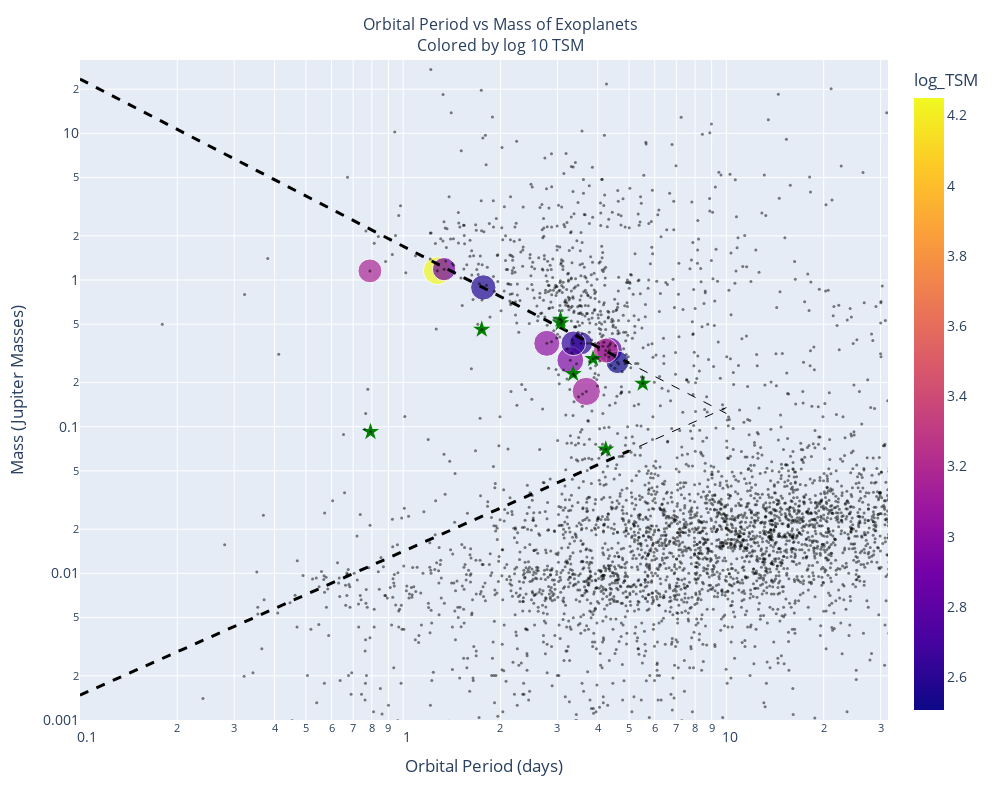

Here is the notebook cell this chart was saved with:
### Code cell
# Create the interactive plot
# Calculate the size array for the markers
default_size = 16  # Default size for null values
size_array = 17 - filtered_df['sy_vmag'].fillna(default_size)
# Convert all values below 1 to 1
size_array = np.where(size_array < 1, 1, size_array)

# Your scatter plot using log-transformed 'TSM' for coloring
#fig = px.scatter(df, x='pl_orbper', y='pl_bmassj', hover_data=['pl_name'])
fig = px.scatter(filtered_df, x='pl_orbper', y='pl_bmassj', color='log_TSM', hover_data=['pl_name'], size=size_array)
fig.update_xaxes(type='log', range=[np.log10(10**-1), np.log10(10**1.5)])  # Logarithmic range for x
fig.update_yaxes(type='log', range=[np.log10(10**-3), np.log10(10**1.5)])  # Logarithmic range for y


# Your lines data on linear scale
x = np.linspace(10**-1, 5, 100)  # Corresponding to original np.linspace(-1, np.log10(5))
x2 = np.linspace(10**-1, 10, 100)  # Corresponding to original np.linspace(-1, np.log10(10))
# Mazeh, T., Holczer, T., & Faigler, S. (2016). 
# Dearth of short-period Neptunian exoplanets - a desert in period-mass and period-radius planes. 
# Astronomy & Astrophysics, 589, A75. https://dx.doi.org/10.1051/0004-6361/201528065
# Calculate y-values based on x-values
y1 = x**(-1.14) * 10**0.23
y2 = x2**(-1.14) * 10**0.23
y3 = x**(0.98) * 10**(-1.85)
y4 = x2**(0.98) * 10**(-1.85)


# Add lines to the existing figure
import plotly.graph_objects as go
fig.add_trace(go.Scatter(x=x, y=y1, mode='lines', line=dict(color='black', dash='dash', width=3), showlegend=False))
fig.add_trace(go.Scatter(x=x2, y=y2, mode='lines', line=dict(color='black', dash='dash', width=1), showlegend=False))
fig.add_trace(go.Scatter(x=x, y=y3, mode='lines', line=dict(color='black', dash='dash', width=3), showlegend=False))
fig.add_trace(go.Scatter(x=x2, y=y4, mode='lines', line=dict(color='black', dash='dash', width=1), showlegend=False))


# Filter the DataFrame to include only the specified names
star_names = ['WASP-69 b', 'WASP-52 b', 'HAT-P-18 b', 'WASP-80 b', 'WASP-177 b', 'HAT-P-26 b', 'NGTS-5 b', 'LTT 9779 b']
star_df = df[df['pl_name'].isin(star_names)]

# Add a scatter trace with star markers for these points
fig.add_trace(go.Scatter(
    x=star_df['pl_orbper'],
    y=star_df['pl_bmassj'],
    mode='markers',
    marker=dict(
        symbol='star',  # Set marker shape as star
        size=13,        # Marker size
        color='green'     # Marker color
    ),
    customdata=np.stack((star_df['pl_name'], star_df['pl_bmassj'], star_df['pl_orbper']), axis=1),
    hovertemplate=
        "Star: %{customdata[0]}<br>" +
        "Mass: %{customdata[1]} Jupiter Masses<br>" +
        "Orbital Period: %{customdata[2]} days<br>" +
        "TSM: %{customdata[3]}",
    showlegend=False  # Remove this trace from the legend
))

# Adding black dots from the original 'df' data
fig.add_trace(
    go.Scatter(
        x=df['pl_orbper'], 
        y=df['pl_bmassj'], 
        mode='markers', 
        marker=dict(size=3,color='rgba(0, 0, 0, 0.5)'), 
        hovertemplate="Orbital Period: %{x}<br>Mass: %{y}",
        showlegend=False  # Optional: Remove this trace from the legend
    )
)



# Update layout for axis labels and title
fig.update_layout(
    xaxis_title='Orbital Period (days)',
    yaxis_title='Mass (Jupiter Masses)',
    title={
        'text': 'Orbital Period vs Mass of Exoplanets<br>Colored by log 10 TSM',
        'x': 0.5,  # Center the title
        'xanchor': 'center',
        'yanchor': 'top'
    },
    font=dict(
        size=14  # This will set the font size for both axis labels
    ),
    title_font=dict(
        size=16  # This sets the font size for the title
    ),
    width=1000,  # Width in pixels
    height=800   # Height in pixels
)

### Figure 1 — Plotly figure (JSON) as saved in the notebook; plotly's stock layout.template omitted (floating-point values rounded to 4 significant figures; data arrays with more than 128 entries replaced by an {"elided": "..."} marker saying what was removed)
{"data": [{"customdata": [["TOI-2421 b"], ["TOI-2842 b"], ["TOI-954 b"], ["WASP-121 b"], ["WASP-126 b"], ["WASP-145 A b"], ["WASP-147 b"], ["WASP-174 b"], ["WASP-19 b"], ["WASP-4 b"], ["WASP-49 b"], ["WASP-6 b"]], "hovertemplate": "pl_orbper=%{x}<br>pl_bmassj=%{y}<br>size=%{marker.size}<br>pl_name=%{customdata[0]}<br>log_TSM=%{marker.color}<extra></extra>", "legendgroup": "", "marker": {"color": [2.806, 2.598, 3.127, 4.25, 2.969, 2.577, 2.506, 3.225, 3.167, 2.882, 3.031, 2.638], "coloraxis": "coloraxis", "size": [5.581, 4.41, 6.657, 6.486, 6.006, 5.364, 4.319, 5.197, 4.752, 4.517, 5.648, 5.093], "sizemode": "area", "sizeref": 0.01664, "symbol": "circle"}, "mode": "markers", "name": "", "orientation": "v", "showlegend": false, "type": "scatter", "x": [4.347, 3.551, 3.685, 1.275, 3.289, 1.769, 4.603, 4.234, 0.7888, 1.338, 2.782, 3.361], "xaxis": "x", "y": [0.333, 0.37, 0.174, 1.157, 0.2841, 0.89, 0.275, 0.33, 1.154, 1.186, 0.37, 0.37], "yaxis": "y"}, {"line": {"color": "black", "dash": "dash", "width": 3}, "mode": "lines", "showlegend": false, "type": "scatter", "x": [0.1, 0.1495, 0.199, 0.2485, 0.298, 0.3475, 0.397, 0.4465, 0.496, 0.5455, 0.5949, 0.6444, 0.6939, 0.7434, 0.7929, 0.8424, 0.8919, 0.9414, 0.9909, 1.04, 1.09, 1.139, 1.189, 1.238, 1.288, 1.337, 1.387, 1.436, 1.486, 1.535, 1.585, 1.634, 1.684, 1.733, 1.783, 1.832, 1.882, 1.931, 1.981, 2.03, 2.08, 2.129, 2.179, 2.228, 2.278, 2.327, 2.377, 2.426, 2.476, 2.525, 2.575, 2.624, 2.674, 2.723, 2.773, 2.822, 2.872, 2.921, 2.971, 3.02, 3.07, 3.119, 3.169, 3.218, 3.268, 3.317, 3.367, 3.416, 3.466, 3.515, 3.565, 3.614, 3.664, 3.713, 3.763, 3.812, 3.862, 3.911, 3.961, 4.01, 4.06, 4.109, 4.159, 4.208, 4.258, 4.307, 4.357, 4.406, 4.456, 4.505, 4.555, 4.604, 4.654, 4.703, 4.753, 4.802, 4.852, 4.901, 4.951, 5], "y": [23.44, 14.82, 10.7, 8.305, 6.752, 5.667, 4.869, 4.258, 3.777, 3.389, 3.07, 2.802, 2.576, 2.381, 2.212, 2.065, 1.935, 1.819, 1.716, 1.623, 1.539, 1.463, 1.394, 1.331, 1.273, 1.219, 1.17, 1.124, 1.081, 1.042, 1.005, 0.97, 0.9376, 0.9071, 0.8785, 0.8515, 0.826, 0.8019, 0.7791, 0.7575, 0.737, 0.7175, 0.6989, 0.6813, 0.6644, 0.6483, 0.633, 0.6183, 0.6042, 0.5907, 0.5778, 0.5654, 0.5535, 0.542, 0.531, 0.5204, 0.5102, 0.5003, 0.4908, 0.4817, 0.4728, 0.4643, 0.456, 0.448, 0.4403, 0.4328, 0.4256, 0.4186, 0.4118, 0.4052, 0.3988, 0.3925, 0.3865, 0.3806, 0.3749, 0.3694, 0.364, 0.3587, 0.3536, 0.3487, 0.3438, 0.3391, 0.3345, 0.33, 0.3257, 0.3214, 0.3172, 0.3132, 0.3092, 0.3053, 0.3016, 0.2979, 0.2943, 0.2907, 0.2873, 0.2839, 0.2806, 0.2774, 0.2742, 0.2711]}, {"line": {"color": "black", "dash": "dash", "width": 1}, "mode": "lines", "showlegend": false, "type": "scatter", "x": [0.1, 0.2, 0.3, 0.4, 0.5, 0.6, 0.7, 0.8, 0.9, 1, 1.1, 1.2, 1.3, 1.4, 1.5, 1.6, 1.7, 1.8, 1.9, 2, 2.1, 2.2, 2.3, 2.4, 2.5, 2.6, 2.7, 2.8, 2.9, 3.0, 3.1, 3.2, 3.3, 3.4, 3.5, 3.6, 3.7, 3.8, 3.9, 4, 4.1, 4.2, 4.3, 4.4, 4.5, 4.6, 4.7, 4.8, 4.9, 5, 5.1, 5.2, 5.3, 5.4, 5.5, 5.6, 5.7, 5.8, 5.9, 6, 6.1, 6.2, 6.3, 6.4, 6.5, 6.6, 6.7, 6.8, 6.9, 7, 7.1, 7.2, 7.3, 7.4, 7.5, 7.6, 7.7, 7.8, 7.9, 8, 8.1, 8.2, 8.3, 8.4, 8.5, 8.6, 8.7, 8.8, 8.9, 9, 9.1, 9.2, 9.3, 9.4, 9.5, 9.6, 9.7, 9.8, 9.9, 10], "y": [23.44, 10.64, 6.7, 4.827, 3.743, 3.04, 2.55, 2.19, 1.915, 1.698, 1.523, 1.38, 1.259, 1.157, 1.07, 0.9938, 0.9274, 0.8689, 0.817, 0.7706, 0.7289, 0.6913, 0.6571, 0.626, 0.5975, 0.5714, 0.5473, 0.5251, 0.5045, 0.4854, 0.4676, 0.451, 0.4354, 0.4208, 0.4072, 0.3943, 0.3822, 0.3707, 0.3599, 0.3497, 0.34, 0.3307, 0.322, 0.3137, 0.3057, 0.2982, 0.2909, 0.284, 0.2774, 0.2711, 0.2651, 0.2593, 0.2537, 0.2484, 0.2432, 0.2383, 0.2335, 0.2289, 0.2245, 0.2202, 0.2161, 0.2122, 0.2083, 0.2046, 0.201, 0.1976, 0.1942, 0.191, 0.1878, 0.1848, 0.1818, 0.1789, 0.1761, 0.1734, 0.1708, 0.1682, 0.1657, 0.1633, 0.161, 0.1587, 0.1564, 0.1543, 0.1521, 0.1501, 0.1481, 0.1461, 0.1442, 0.1423, 0.1405, 0.1387, 0.137, 0.1353, 0.1336, 0.132, 0.1304, 0.1289, 0.1274, 0.1259, 0.1244, 0.123]}, {"line": {"color": "black", "dash": "dash", "width": 3}, "mode": "lines", "showlegend": false, "type": "scatter", "x": [0.1, 0.1495, 0.199, 0.2485, 0.298, 0.3475, 0.397, 0.4465, 0.496, 0.5455, 0.5949, 0.6444, 0.6939, 0.7434, 0.7929, 0.8424, 0.8919, 0.9414, 0.9909, 1.04, 1.09, 1.139, 1.189, 1.238, 1.288, 1.337, 1.387, 1.436, 1.486, 1.535, 1.585, 1.634, 1.684, 1.733, 1.783, 1.832, 1.882, 1.931, 1.981, 2.03, 2.08, 2.129, 2.179, 2.228, 2.278, 2.327, 2.377, 2.426, 2.476, 2.525, 2.575, 2.624, 2.674, 2.723, 2.773, 2.822, 2.872, 2.921, 2.971, 3.02, 3.07, 3.119, 3.169, 3.218, 3.268, 3.317, 3.367, 3.416, 3.466, 3.515, 3.565, 3.614, 3.664, 3.713, 3.763, 3.812, 3.862, 3.911, 3.961, 4.01, 4.06, 4.109, 4.159, 4.208, 4.258, 4.307, 4.357, 4.406, 4.456, 4.505, 4.555, 4.604, 4.654, 4.703, 4.753, 4.802, 4.852, 4.901, 4.951, 5], "y": [0.001479, 0.002193, 0.002903, 0.003609, 0.004312, 0.005013, 0.005712, 0.006409, 0.007105, 0.007799, 0.008492, 0.009183, 0.009874, 0.01056, 0.01125, 0.01194, 0.01263, 0.01331, 0.014, 0.01468, 0.01537, 0.01605, 0.01674, 0.01742, 0.0181, 0.01878, 0.01946, 0.02014, 0.02082, 0.0215, 0.02218, 0.02286, 0.02354, 0.02422, 0.02489, 0.02557, 0.02625, 0.02692, 0.0276, 0.02828, 0.02895, 0.02963, 0.0303, 0.03097, 0.03165, 0.03232, 0.033, 0.03367, 0.03434, 0.03502, 0.03569, 0.03636, 0.03703, 0.0377, 0.03838, 0.03905, 0.03972, 0.04039, 0.04106, 0.04173, 0.0424, 0.04307, 0.04374, 0.04441, 0.04508, 0.04575, 0.04641, 0.04708, 0.04775, 0.04842, 0.04909, 0.04976, 0.05042, 0.05109, 0.05176, 0.05243, 0.05309, 0.05376, 0.05443, 0.05509, 0.05576, 0.05642, 0.05709, 0.05776, 0.05842, 0.05909, 0.05975, 0.06042, 0.06108, 0.06175, 0.06241, 0.06308, 0.06374, 0.06441, 0.06507, 0.06573, 0.0664, 0.06706, 0.06773, 0.06839]}, {"line": {"color": "black", "dash": "dash", "width": 1}, "mode": "lines", "showlegend": false, "type": "scatter", "x": [0.1, 0.2, 0.3, 0.4, 0.5, 0.6, 0.7, 0.8, 0.9, 1, 1.1, 1.2, 1.3, 1.4, 1.5, 1.6, 1.7, 1.8, 1.9, 2, 2.1, 2.2, 2.3, 2.4, 2.5, 2.6, 2.7, 2.8, 2.9, 3.0, 3.1, 3.2, 3.3, 3.4, 3.5, 3.6, 3.7, 3.8, 3.9, 4, 4.1, 4.2, 4.3, 4.4, 4.5, 4.6, 4.7, 4.8, 4.9, 5, 5.1, 5.2, 5.3, 5.4, 5.5, 5.6, 5.7, 5.8, 5.9, 6, 6.1, 6.2, 6.3, 6.4, 6.5, 6.6, 6.7, 6.8, 6.9, 7, 7.1, 7.2, 7.3, 7.4, 7.5, 7.6, 7.7, 7.8, 7.9, 8, 8.1, 8.2, 8.3, 8.4, 8.5, 8.6, 8.7, 8.8, 8.9, 9, 9.1, 9.2, 9.3, 9.4, 9.5, 9.6, 9.7, 9.8, 9.9, 10], "y": [0.001479, 0.002917, 0.004341, 0.005755, 0.007161, 0.008562, 0.009959, 0.01135, 0.01274, 0.01413, 0.01551, 0.01689, 0.01827, 0.01964, 0.02102, 0.02239, 0.02376, 0.02513, 0.0265, 0.02786, 0.02923, 0.03059, 0.03195, 0.03331, 0.03467, 0.03603, 0.03739, 0.03874, 0.0401, 0.04146, 0.04281, 0.04416, 0.04551, 0.04687, 0.04822, 0.04957, 0.05091, 0.05226, 0.05361, 0.05496, 0.0563, 0.05765, 0.05899, 0.06034, 0.06168, 0.06302, 0.06437, 0.06571, 0.06705, 0.06839, 0.06973, 0.07107, 0.07241, 0.07375, 0.07509, 0.07642, 0.07776, 0.0791, 0.08043, 0.08177, 0.0831, 0.08444, 0.08577, 0.08711, 0.08844, 0.08977, 0.09111, 0.09244, 0.09377, 0.0951, 0.09643, 0.09777, 0.0991, 0.1004, 0.1018, 0.1031, 0.1044, 0.1057, 0.1071, 0.1084, 0.1097, 0.1111, 0.1124, 0.1137, 0.115, 0.1164, 0.1177, 0.119, 0.1203, 0.1217, 0.123, 0.1243, 0.1256, 0.127, 0.1283, 0.1296, 0.1309, 0.1323, 0.1336, 0.1349]}, {"customdata": [["HAT-P-18 b", 0.197, 5.508], ["HAT-P-26 b", 0.07, 4.235], ["LTT 9779 b", 0.09225, 0.7921], ["NGTS-5 b", 0.229, 3.357], ["WASP-177 b", 0.508, 3.072], ["WASP-52 b", 0.46, 1.75], ["WASP-69 b", 0.29, 3.868], ["WASP-80 b", 0.538, 3.068]], "hovertemplate": "Star: %{customdata[0]}<br>Mass: %{customdata[1]} Jupiter Masses<br>Orbital Period: %{customdata[2]} days<br>TSM: %{customdata[3]}", "marker": {"color": "green", "size": 13, "symbol": "star"}, "mode": "markers", "showlegend": false, "type": "scatter", "x": [5.508, 4.235, 0.7921, 3.357, 3.072, 1.75, 3.868, 3.068], "y": [0.197, 0.07, 0.09225, 0.229, 0.508, 0.46, 0.29, 0.538]}, {"hovertemplate": "Orbital Period: %{x}<br>Mass: %{y}", "marker": {"color": "rgba(0, 0, 0, 0.5)", "size": 3}, "mode": "markers", "showlegend": false, "type": "scatter", "x": {"elided": "5514 float values"}, "y": {"elided": "5514 float values"}}], "layout": {"coloraxis": {"colorbar": {"title": {"text": "log_TSM"}}, "colorscale": [[0, "#0d0887"], [0.1111, "#46039f"], [0.2222, "#7201a8"], [0.3333, "#9c179e"], [0.4444, "#bd3786"], [0.5556, "#d8576b"], [0.6667, "#ed7953"], [0.7778, "#fb9f3a"], [0.8889, "#fdca26"], [1, "#f0f921"]]}, "font": {"size": 14}, "height": 800, "legend": {"itemsizing": "constant", "tracegroupgap": 0}, "margin": {"t": 60}, "title": {"font": {"size": 16}, "text": "Orbital Period vs Mass of Exoplanets<br>Colored by log 10 TSM", "x": 0.5, "xanchor": "center", "yanchor": "top"}, "width": 1000, "xaxis": {"anchor": "y", "domain": [0, 1], "range": [-1, 1.5], "title": {"text": "Orbital Period (days)"}, "type": "log"}, "yaxis": {"anchor": "x", "domain": [0, 1], "range": [-3, 1.5], "title": {"text": "Mass (Jupiter Masses)"}, "type": "log"}}}
